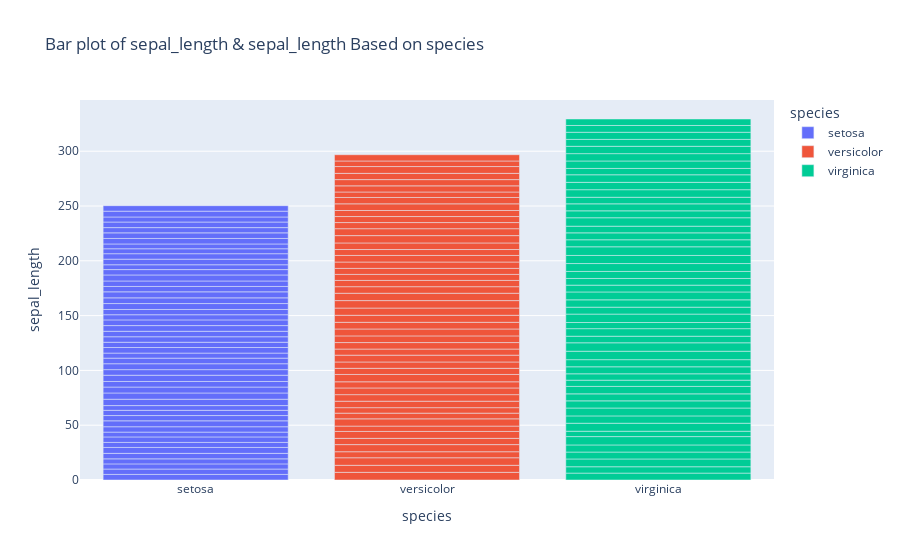

Source (notebook cell):
### Markdown cell above
* get Barplot in Plotly package :

### Code cell
px.bar(df1 , x = "species" ,
       y = "sepal_length"  ,
       color = "species"   ,
       title = "Bar plot of sepal_length & sepal_length Based on species" )

### Figure 1 — Plotly figure (JSON) as saved in the notebook; plotly's stock layout.template omitted (floating-point values rounded to 4 significant figures)
{"data": [{"alignmentgroup": "True", "hovertemplate": "species=%{x}<br>sepal_length=%{y}<extra></extra>", "legendgroup": "setosa", "marker": {"color": "#636efa", "pattern": {"shape": ""}}, "name": "setosa", "offsetgroup": "setosa", "orientation": "v", "showlegend": true, "textposition": "auto", "type": "bar", "x": ["setosa", "setosa", "setosa", "setosa", "setosa", "setosa", "setosa", "setosa", "setosa", "setosa", "setosa", "setosa", "setosa", "setosa", "setosa", "setosa", "setosa", "setosa", "setosa", "setosa", "setosa", "setosa", "setosa", "setosa", "setosa", "setosa", "setosa", "setosa", "setosa", "setosa", "setosa", "setosa", "setosa", "setosa", "setosa", "setosa", "setosa", "setosa", "setosa", "setosa", "setosa", "setosa", "setosa", "setosa", "setosa", "setosa", "setosa", "setosa", "setosa", "setosa"], "xaxis": "x", "y": [5.1, 4.9, 4.7, 4.6, 5, 5.4, 4.6, 5, 4.4, 4.9, 5.4, 4.8, 4.8, 4.3, 5.8, 5.7, 5.4, 5.1, 5.7, 5.1, 5.4, 5.1, 4.6, 5.1, 4.8, 5, 5, 5.2, 5.2, 4.7, 4.8, 5.4, 5.2, 5.5, 4.9, 5, 5.5, 4.9, 4.4, 5.1, 5, 4.5, 4.4, 5, 5.1, 4.8, 5.1, 4.6, 5.3, 5], "yaxis": "y"}, {"alignmentgroup": "True", "hovertemplate": "species=%{x}<br>sepal_length=%{y}<extra></extra>", "legendgroup": "versicolor", "marker": {"color": "#EF553B", "pattern": {"shape": ""}}, "name": "versicolor", "offsetgroup": "versicolor", "orientation": "v", "showlegend": true, "textposition": "auto", "type": "bar", "x": ["versicolor", "versicolor", "versicolor", "versicolor", "versicolor", "versicolor", "versicolor", "versicolor", "versicolor", "versicolor", "versicolor", "versicolor", "versicolor", "versicolor", "versicolor", "versicolor", "versicolor", "versicolor", "versicolor", "versicolor", "versicolor", "versicolor", "versicolor", "versicolor", "versicolor", "versicolor", "versicolor", "versicolor", "versicolor", "versicolor", "versicolor", "versicolor", "versicolor", "versicolor", "versicolor", "versicolor", "versicolor", "versicolor", "versicolor", "versicolor", "versicolor", "versicolor", "versicolor", "versicolor", "versicolor", "versicolor", "versicolor", "versicolor", "versicolor", "versicolor"], "xaxis": "x", "y": [7, 6.4, 6.9, 5.5, 6.5, 5.7, 6.3, 4.9, 6.6, 5.2, 5, 5.9, 6, 6.1, 5.6, 6.7, 5.6, 5.8, 6.2, 5.6, 5.9, 6.1, 6.3, 6.1, 6.4, 6.6, 6.8, 6.7, 6, 5.7, 5.5, 5.5, 5.8, 6, 5.4, 6, 6.7, 6.3, 5.6, 5.5, 5.5, 6.1, 5.8, 5, 5.6, 5.7, 5.7, 6.2, 5.1, 5.7], "yaxis": "y"}, {"alignmentgroup": "True", "hovertemplate": "species=%{x}<br>sepal_length=%{y}<extra></extra>", "legendgroup": "virginica", "marker": {"color": "#00cc96", "pattern": {"shape": ""}}, "name": "virginica", "offsetgroup": "virginica", "orientation": "v", "showlegend": true, "textposition": "auto", "type": "bar", "x": ["virginica", "virginica", "virginica", "virginica", "virginica", "virginica", "virginica", "virginica", "virginica", "virginica", "virginica", "virginica", "virginica", "virginica", "virginica", "virginica", "virginica", "virginica", "virginica", "virginica", "virginica", "virginica", "virginica", "virginica", "virginica", "virginica", "virginica", "virginica", "virginica", "virginica", "virginica", "virginica", "virginica", "virginica", "virginica", "virginica", "virginica", "virginica", "virginica", "virginica", "virginica", "virginica", "virginica", "virginica", "virginica", "virginica", "virginica", "virginica", "virginica", "virginica"], "xaxis": "x", "y": [6.3, 5.8, 7.1, 6.3, 6.5, 7.6, 4.9, 7.3, 6.7, 7.2, 6.5, 6.4, 6.8, 5.7, 5.8, 6.4, 6.5, 7.7, 7.7, 6, 6.9, 5.6, 7.7, 6.3, 6.7, 7.2, 6.2, 6.1, 6.4, 7.2, 7.4, 7.9, 6.4, 6.3, 6.1, 7.7, 6.3, 6.4, 6, 6.9, 6.7, 6.9, 5.8, 6.8, 6.7, 6.7, 6.3, 6.5, 6.2, 5.9], "yaxis": "y"}], "layout": {"barmode": "relative", "legend": {"title": {"text": "species"}, "tracegroupgap": 0}, "title": {"text": "Bar plot of sepal_length & sepal_length Based on species"}, "xaxis": {"anchor": "y", "categoryarray": ["setosa", "versicolor", "virginica"], "categoryorder": "array", "domain": [0, 1], "title": {"text": "species"}}, "yaxis": {"anchor": "x", "domain": [0, 1], "title": {"text": "sepal_length"}}}}
